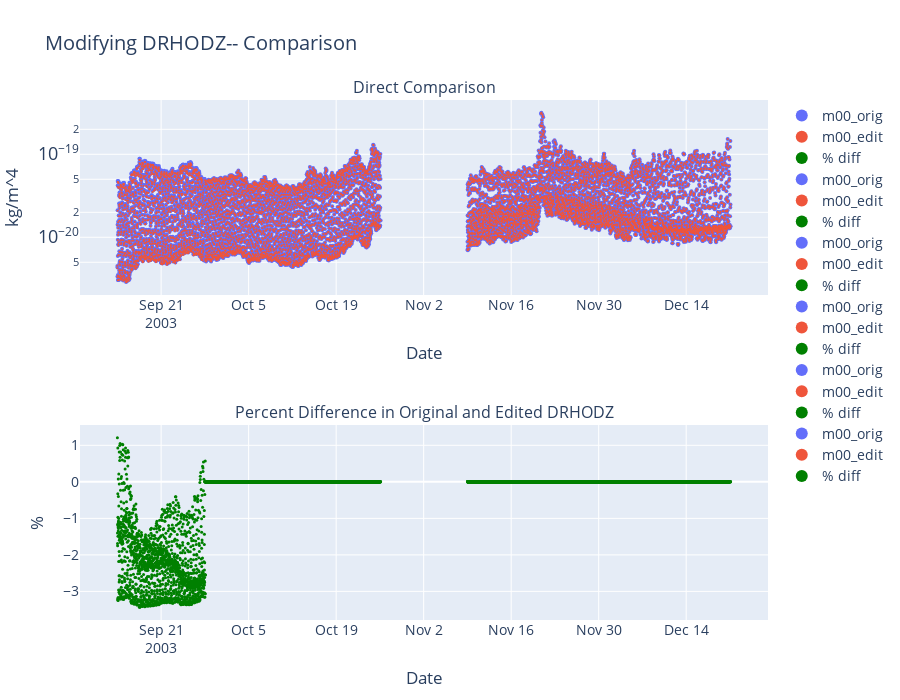

Notebook code for this chart:
### Code cell
import plotly.graph_objects as go
import numpy as np
from plotly.offline import plot, iplot
# %matplotlib inline
from plotly.subplots import make_subplots
import plotly.express as px
# import plotly
# plotly.offline.init_notebook_mode(connected=True)
    
col1 = px.colors.qualitative.Plotly[0]
col2 = px.colors.qualitative.Plotly[1]
col3 = px.colors.qualitative.Plotly[2]

data_nums_1 = 1000
data_nums_2 = 100

fig = make_subplots(rows=2, cols=1, 
    subplot_titles=("Direct Comparison","Percent Difference in Original and Edited DRHODZ"),
                   )

for arcs in arc_list:
    fig.add_trace(go.Scatter(x=Density_orig[arcs]['Date'][::data_nums_2],
                                     y=np.abs(Density_orig[arcs]['drhodz (kg/m**3/m)'][::data_nums_2]),
                                        name=name_m1,
                                         mode='markers',
                                        marker=dict(color=col1,
                                        size=4,
                                        ),
                                       ),
                                        row=1, col=1,
                                       )


    fig.add_trace(go.Scatter(x=Density_edit[arcs]['Date'][::data_nums_2],
                             y=np.abs(Density_edit[arcs]['drhodz (kg/m**3/m)'][::data_nums_2]),
                             name= name_m2,
                             mode='markers',
                             marker=dict(color = col2,
                             size=2,),
                             ),
                            row=1, col=1,
                             )


    A = Density_orig[arcs]['drhodz (kg/m**3/m)'][::data_nums_2]
    B = Density_edit[arcs]['drhodz (kg/m**3/m)'][::data_nums_2]

    C = ((B-A)/A)*100

    fig.add_trace(go.Scatter(x=Density_orig[arcs]['Date'][::data_nums_2],
    #                          y=C**(np.log10(C)),
                             y=C,
                             name = '% diff',
                             mode='markers',
                                marker=dict(color='green',
                                size=3,
                                ),
    #                           showlegend=False,

                               ),
                               row=2, col=1,
                               )




fig.update_layout(
    title="Modifying DRHODZ-- Comparison",
    )
fig.update_yaxes(type="log", exponentformat= 'power', row=1, col=1)
# fig.update_yaxes( exponentformat= 'power', row=2 , col=1)

fig.update_yaxes(   exponentformat= 'power',)
fig.update_layout(legend= {'itemsizing': 'constant'})

fig.update_yaxes(title_text="kg/m^4", row=1, col=1)
fig.update_yaxes(title_text="%", row=2, col=1)

fig.update_xaxes(title_text="Date", row=1, col=1)
fig.update_xaxes(title_text="Date", row=2, col=1)
fig.update_layout(legend= {'itemsizing': 'constant'})
#     fig.update_xaxes(tickangle=45)
fig.update_layout(
    autosize=False,
    width=900,
    height=700,
)
fig.update_layout(
    font=dict(
#             family="Courier New, monospace",
        size=14,
             ),)


iplot(fig)

### Figure 1 — Plotly figure (JSON) as saved in the notebook; plotly's stock layout.template omitted (floating-point values rounded to 4 significant figures; data arrays with more than 128 entries replaced by an {"elided": "..."} marker saying what was removed)
{"data": [{"marker": {"color": "#636EFA", "size": 4}, "mode": "markers", "name": "m00_orig", "type": "scatter", "x": {"elided": "1617 str values"}, "xaxis": "x", "y": {"elided": "1617 float values"}, "yaxis": "y"}, {"marker": {"color": "#EF553B", "size": 2}, "mode": "markers", "name": "m00_edit", "type": "scatter", "x": {"elided": "1617 str values"}, "xaxis": "x", "y": {"elided": "1617 float values"}, "yaxis": "y"}, {"marker": {"color": "green", "size": 3}, "mode": "markers", "name": "% diff", "type": "scatter", "x": {"elided": "1617 str values"}, "xaxis": "x2", "y": {"elided": "1617 float values"}, "yaxis": "y2"}, {"marker": {"color": "#636EFA", "size": 4}, "mode": "markers", "name": "m00_orig", "type": "scatter", "x": {"elided": "1618 str values"}, "xaxis": "x", "y": {"elided": "1618 float values"}, "yaxis": "y"}, {"marker": {"color": "#EF553B", "size": 2}, "mode": "markers", "name": "m00_edit", "type": "scatter", "x": {"elided": "1618 str values"}, "xaxis": "x", "y": {"elided": "1618 float values"}, "yaxis": "y"}, {"marker": {"color": "green", "size": 3}, "mode": "markers", "name": "% diff", "type": "scatter", "x": {"elided": "1618 str values"}, "xaxis": "x2", "y": {"elided": "1618 int values"}, "yaxis": "y2"}, {"marker": {"color": "#636EFA", "size": 4}, "mode": "markers", "name": "m00_orig", "type": "scatter", "x": {"elided": "1620 str values"}, "xaxis": "x", "y": {"elided": "1620 float values"}, "yaxis": "y"}, {"marker": {"color": "#EF553B", "size": 2}, "mode": "markers", "name": "m00_edit", "type": "scatter", "x": {"elided": "1620 str values"}, "xaxis": "x", "y": {"elided": "1620 float values"}, "yaxis": "y"}, {"marker": {"color": "green", "size": 3}, "mode": "markers", "name": "% diff", "type": "scatter", "x": {"elided": "1620 str values"}, "xaxis": "x2", "y": {"elided": "1620 int values"}, "yaxis": "y2"}, {"marker": {"color": "#636EFA", "size": 4}, "mode": "markers", "name": "m00_orig", "type": "scatter", "x": {"elided": "1619 str values"}, "xaxis": "x", "y": {"elided": "1619 float values"}, "yaxis": "y"}, {"marker": {"color": "#EF553B", "size": 2}, "mode": "markers", "name": "m00_edit", "type": "scatter", "x": {"elided": "1619 str values"}, "xaxis": "x", "y": {"elided": "1619 float values"}, "yaxis": "y"}, {"marker": {"color": "green", "size": 3}, "mode": "markers", "name": "% diff", "type": "scatter", "x": {"elided": "1619 str values"}, "xaxis": "x2", "y": {"elided": "1619 int values"}, "yaxis": "y2"}, {"marker": {"color": "#636EFA", "size": 4}, "mode": "markers", "name": "m00_orig", "type": "scatter", "x": {"elided": "1603 str values"}, "xaxis": "x", "y": {"elided": "1603 float values"}, "yaxis": "y"}, {"marker": {"color": "#EF553B", "size": 2}, "mode": "markers", "name": "m00_edit", "type": "scatter", "x": {"elided": "1603 str values"}, "xaxis": "x", "y": {"elided": "1603 float values"}, "yaxis": "y"}, {"marker": {"color": "green", "size": 3}, "mode": "markers", "name": "% diff", "type": "scatter", "x": {"elided": "1603 str values"}, "xaxis": "x2", "y": {"elided": "1603 int values"}, "yaxis": "y2"}, {"marker": {"color": "#636EFA", "size": 4}, "mode": "markers", "name": "m00_orig", "type": "scatter", "x": {"elided": "1613 str values"}, "xaxis": "x", "y": {"elided": "1613 float values"}, "yaxis": "y"}, {"marker": {"color": "#EF553B", "size": 2}, "mode": "markers", "name": "m00_edit", "type": "scatter", "x": {"elided": "1613 str values"}, "xaxis": "x", "y": {"elided": "1613 float values"}, "yaxis": "y"}, {"marker": {"color": "green", "size": 3}, "mode": "markers", "name": "% diff", "type": "scatter", "x": {"elided": "1613 str values"}, "xaxis": "x2", "y": {"elided": "1613 int values"}, "yaxis": "y2"}], "layout": {"annotations": [{"font": {"size": 16}, "showarrow": false, "text": "Direct Comparison", "x": 0.5, "xanchor": "center", "xref": "paper", "y": 1, "yanchor": "bottom", "yref": "paper"}, {"font": {"size": 16}, "showarrow": false, "text": "Percent Difference in Original and Edited DRHODZ", "x": 0.5, "xanchor": "center", "xref": "paper", "y": 0.375, "yanchor": "bottom", "yref": "paper"}], "autosize": false, "font": {"size": 14}, "height": 700, "legend": {"itemsizing": "constant"}, "title": {"text": "Modifying DRHODZ-- Comparison"}, "width": 900, "xaxis": {"anchor": "y", "domain": [0, 1], "title": {"text": "Date"}}, "xaxis2": {"anchor": "y2", "domain": [0, 1], "title": {"text": "Date"}}, "yaxis": {"anchor": "x", "domain": [0.625, 1], "exponentformat": "power", "title": {"text": "kg/m^4"}, "type": "log"}, "yaxis2": {"anchor": "x2", "domain": [0, 0.375], "exponentformat": "power", "title": {"text": "%"}}}}
